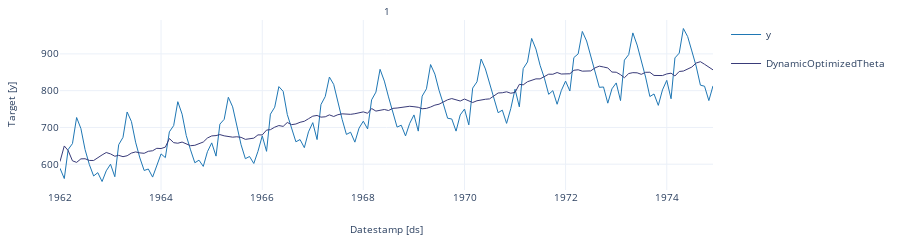

The notebook cell saved with this chart:
### Code cell
StatsForecast.plot(values)

### Figure 1 — Plotly figure (JSON) as saved in the notebook; plotly's stock layout.template omitted (floating-point values rounded to 4 significant figures; data arrays with more than 128 entries replaced by an {"elided": "..."} marker saying what was removed)
{"data": [{"legendgroup": "y", "line": {"color": "#1f77b4", "width": 1}, "mode": "lines", "name": "y", "showlegend": true, "type": "scatter", "x": {"elided": "156 str values"}, "xaxis": "x", "y": {"elided": "156 int values"}, "yaxis": "y"}, {"legendgroup": "DynamicOptimizedTheta", "line": {"color": "#393b79", "width": 1}, "mode": "lines", "name": "DynamicOptimizedTheta", "showlegend": true, "type": "scatter", "x": {"elided": "156 str values"}, "xaxis": "x", "y": {"elided": "156 float values"}, "yaxis": "y"}], "layout": {"annotations": [{"font": {"size": 10}, "showarrow": false, "text": "1", "x": 0.5, "xanchor": "center", "xref": "paper", "y": 1, "yanchor": "bottom", "yref": "paper"}, {"font": {"size": 10}, "showarrow": false, "text": "Datestamp [ds]", "x": 0.5, "xanchor": "center", "xref": "paper", "y": 0, "yanchor": "top", "yref": "paper", "yshift": -30}, {"font": {"size": 10}, "showarrow": false, "text": "Target [y]", "textangle": -90, "x": 0, "xanchor": "right", "xref": "paper", "xshift": -40, "y": 0.5, "yanchor": "middle", "yref": "paper"}], "autosize": true, "font": {"size": 10}, "height": 150, "margin": {"b": 50, "l": 60, "r": 10, "t": 20}, "xaxis": {"anchor": "y", "domain": [0, 1], "showticklabels": true, "visible": true}, "yaxis": {"anchor": "x", "domain": [0, 1]}}}
